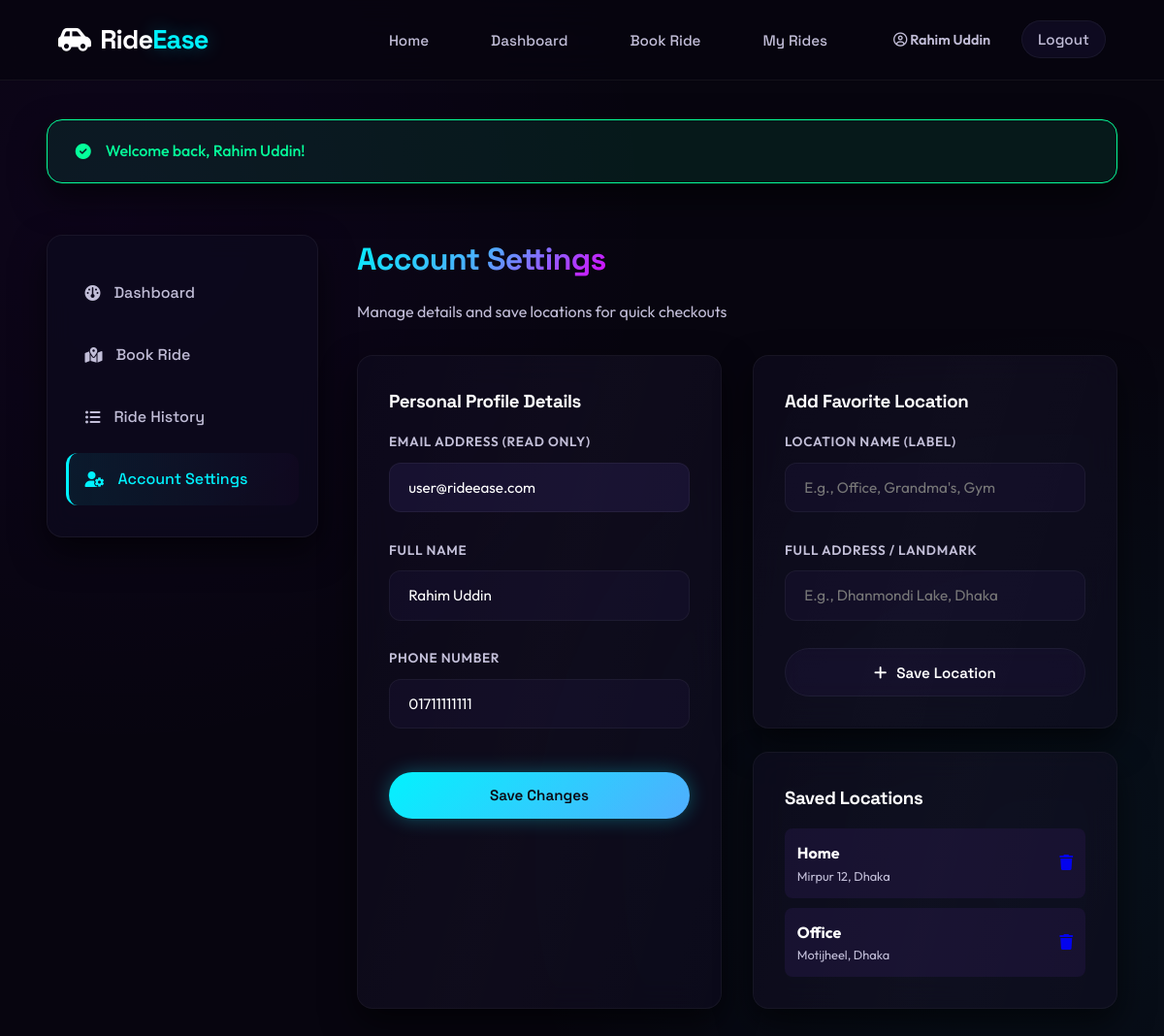
The app's page /passenger/profile.php (signed in) with its own data.
### tables this page shows
CREATE TABLE IF NOT EXISTS users (
    id INT AUTO_INCREMENT PRIMARY KEY,
    name VARCHAR(100) NOT NULL,
    email VARCHAR(150) NOT NULL UNIQUE,
    phone VARCHAR(20) NOT NULL,
    password_hash VARCHAR(255) NOT NULL,
    role ENUM('passenger','driver','admin') NOT NULL DEFAULT 'passenger',
    profile_pic VARCHAR(255) DEFAULT NULL,
    is_active TINYINT(1) NOT NULL DEFAULT 1,
    created_at DATETIME NOT NULL DEFAULT CURRENT_TIMESTAMP,
    updated_at DATETIME NOT NULL DEFAULT CURRENT_TIMESTAMP ON UPDATE CURRENT_TIMESTAMP
);

CREATE TABLE IF NOT EXISTS favorite_locations (
    id INT AUTO_INCREMENT PRIMARY KEY,
    user_id INT NOT NULL,
    label VARCHAR(50) NOT NULL,
    address VARCHAR(255) NOT NULL,
    created_at DATETIME NOT NULL DEFAULT CURRENT_TIMESTAMP,
    FOREIGN KEY (user_id) REFERENCES users(id) ON DELETE CASCADE
);

### includes/auth_check.php (called while the page is built, shortened)
<?php
require_once __DIR__ . '/../config/session.php';
function verifyUserActiveState(): void {
    if (isLoggedIn()) {
        try {
            $db = getDB();
            $stmt = $db->prepare("SELECT is_active FROM users WHERE id = ?");
            $stmt->execute([currentUserId()]);
            $user = $stmt->fetch();
        } catch (PDOException $e) {
            error_log($e->getMessage());
        }
    }
}
verifyUserActiveState();

### config/session.php (called while the page is built, shortened)
<?php
function sanitize(string $input): string {
    return htmlspecialchars(trim($input), ENT_QUOTES, 'UTF-8');
}

### passenger/profile.php (the view, shortened to what this page needs)
<?php
require_once __DIR__ . '/../config/session.php';
$db = getDB();
$userId = currentUserId();
try {
    $userStmt = $db->prepare("SELECT * FROM users WHERE id = ?");
    $userStmt->execute([$userId]);
    $favStmt = $db->prepare("SELECT * FROM favorite_locations WHERE user_id = ?");
    $favStmt->execute([$userId]);
    $favorites = $favStmt->fetchAll();
} catch (PDOException $e) {
    setFlash('danger', "Failed to load database details.");
}
require_once __DIR__ . '/../includes/header.php';
?>
<div class="dashboard-layout">
    <aside class="sidebar">
        <ul class="sidebar-menu">
            <li><a href="dashboard.php"><i class="fa-solid fa-gauge"></i> Dashboard</a></li>
            <li><a href="book_ride.php"><i class="fa-solid fa-map-location-dot"></i> Book Ride</a></li>
            <li><a href="ride_history.php"><i class="fa-solid fa-list-ul"></i> Ride History</a></li>
            <li><a href="profile.php" class="active"><i class="fa-solid fa-user-gear"></i> Account Settings</a></li>
        </ul>
    </aside>
    <div class="dashboard-content">
        <h1 class="gradient-text">Account Settings</h1>
        <p class="text-secondary" style="margin-bottom: 2rem;">Manage details and save locations for quick checkouts</p>
        <div class="grid-2">
            <div class="card">
                <h3>Personal Profile Details</h3>
                <form action="profile.php" method="POST" style="margin-top: 1rem;">
                    <div class="form-group">
                        <label for="email">Email Address (Read Only)</label>
                        <input type="email" id="email" class="form-control" value="<?php echo sanitize($user['email']); ?>" disabled style="background-color: var(--bg-tertiary);">
                    </div>
                    <div class="form-group">
                        <label for="name">Full Name</label>
                        <input type="text" name="name" id="name" class="form-control" required value="<?php echo sanitize($user['name']); ?>">
                    </div>
                    <div class="form-group">
                        <label for="phone">Phone Number</label>
                        <input type="text" name="phone" id="phone" class="form-control" required value="<?php echo sanitize($user['phone']); ?>">
                    </div>
                    <button type="submit" name="update_profile" class="btn btn-primary" style="width:100%; margin-top:1rem;">Save Changes</button>
                </form>
            </div>
            <div>
                <div class="card" style="margin-bottom: 1.5rem;">
                    <h3>Add Favorite Location</h3>
                    <form action="profile.php" method="POST" style="margin-top:1rem;">
                        <div class="form-group">
                            <label for="label">Location Name (Label)</label>
                            <input type="text" name="label" id="label" class="form-control" placeholder="E.g., Office, Grandma's, Gym" required>
                        </div>
                        <div class="form-group">
                            <label for="address">Full Address / Landmark</label>
                            <input type="text" name="address" id="address" class="form-control" placeholder="E.g., Dhanmondi Lake, Dhaka" required>
                        </div>
                        <button type="submit" name="add_favorite" class="btn btn-secondary" style="width:100%;"><i class="fa-solid fa-plus"></i> Save Location</button>
                    </form>
                </div>
                <div class="card">
                    <h3>Saved Locations</h3>
                    <div style="margin-top:1rem;">
                        <?php if (empty($favorites)): ?>
                            <p class="text-muted" style="font-size:0.9rem;">No favorite locations saved yet.</p>
                        <?php else: ?>
                            <ul style="list-style:none; padding:0; display:flex; flex-direction:column; gap:10px;">
                                <?php foreach ($favorites as $fav): ?>
                                    <li style="display:flex; justify-content:space-between; align-items:center; background-color: var(--bg-tertiary); padding: 0.8rem; border-radius: 8px; border:1px solid var(--border-color);">
                                        <div>
                                            <strong style="color:var(--accent-cyan);"><?php echo sanitize($fav['label']); ?></strong>
                                            <div style="font-size:0.8rem;" class="text-secondary"><?php echo sanitize($fav['address']); ?></div>
                                        </div>
                                        <a href="profile.php?del_fav=<?php echo $fav['id']; ?>" class="text-danger" style="text-decoration:none;" onclick="return confirm('Remove favorite location?');">
                                            <i class="fa-solid fa-trash"></i>
                                        </a>
                                    </li>
                                <?php endforeach; ?>
                            </ul>
                        <?php endif; ?>
                    </div>
                </div>
            </div>
        </div>
    </div>
</div>

### assets/css/style.css (style rules this page uses)
:root { --bg-primary: #07050f; --bg-secondary: #0e0a1f; --bg-tertiary: #150f2e; --accent-cyan-start: #00f2fe; --accent-cyan-end: #4facfe; --accent-purple-start: #7f00ff; --accent-purple-end: #e100ff; --text-primary: #ffffff; --text-secondary: #c2bed8; --text-muted: #635d82; --success: #05ff9b; --warning: #ffcc00; --danger: #ff2a5f; --border-glass: rgba(255, 255, 255, 0.05); --border-highlight: rgba(0, 242, 254, 0.25); --font-heading: 'Space Grotesk', sans-serif; --font-body: 'Outfit', sans-serif; --shadow-cyan: 0 0 20px rgba(0, 242, 254, 0.3); --shadow-purple: 0 0 20px rgba(225, 0, 255, 0.25); --shadow-danger: 0 0 25px rgba(255, 42, 95, 0.4); --shadow-card: 0 15px 35px rgba(0, 0, 0, 0.6); --transition-premium: all 0.4s cubic-bezier(0.16, 1, 0.3, 1); --radius-premium: 16px; }
* { margin: 0; padding: 0; box-sizing: border-box; scroll-behavior: smooth; }
body { background-color: var(--bg-primary); color: var(--text-primary); font-family: var(--font-body); line-height: 1.6; overflow-x: hidden; }
h1, h2, h3, h4, h5, h6 { font-family: var(--font-heading); font-weight: 700; letter-spacing: -0.02em; margin-bottom: 1rem; }
.gradient-text { background: linear-gradient(135deg, var(--accent-cyan-start), var(--accent-cyan-end) 50%, var(--accent-purple-end)); -webkit-background-clip: text; -webkit-text-fill-color: transparent; background-clip: text; display: inline-block; }
.text-secondary { color: var(--text-secondary); }
.card { background: rgba(14, 10, 31, 0.6); backdrop-filter: blur(16px); -webkit-backdrop-filter: blur(16px); border: 1px solid var(--border-glass); border-radius: var(--radius-premium); padding: 2rem; box-shadow: var(--shadow-card); transition: var(--transition-premium); position: relative; overflow: hidden; }
.card::after { content: ''; position: absolute; top: 0; left: -50%; width: 200%; height: 100%; background: linear-gradient(90deg, transparent, rgba(255, 255, 255, 0.02), transparent); transform: skewX(-15deg); transition: 0.75s; pointer-events: none; }
.btn { display: inline-flex; align-items: center; justify-content: center; padding: 0.9rem 2rem; border-radius: 40px; font-family: var(--font-heading); font-weight: 600; font-size: 0.95rem; cursor: pointer; transition: var(--transition-premium); border: none; text-decoration: none; gap: 10px; position: relative; overflow: hidden; }
.btn-primary { background: linear-gradient(135deg, var(--accent-cyan-start), var(--accent-cyan-end)); color: var(--bg-primary); box-shadow: var(--shadow-cyan); }
.btn-secondary { background: rgba(21, 15, 46, 0.6); backdrop-filter: blur(8px); color: var(--text-primary); border: 1px solid var(--border-glass); }
.form-group { margin-bottom: 1.8rem; }
.form-group label { display: block; font-size: 0.85rem; font-weight: 600; color: var(--text-secondary); margin-bottom: 0.6rem; letter-spacing: 0.05em; text-transform: uppercase; }
.form-control { width: 100%; padding: 0.95rem 1.2rem; background-color: rgba(21, 15, 46, 0.5); border: 1px solid var(--border-glass); border-radius: 12px; color: var(--text-primary); font-family: var(--font-body); font-size: 0.95rem; transition: var(--transition-premium); }
.dashboard-layout { display: grid; grid-template-columns: 280px 1fr; gap: 2.5rem; padding: 1.5rem 0; }
.sidebar { background: rgba(14, 10, 31, 0.7); backdrop-filter: blur(12px); -webkit-backdrop-filter: blur(12px); border: 1px solid var(--border-glass); border-radius: var(--radius-premium); padding: 2rem 1.2rem; height: fit-content; box-shadow: var(--shadow-card); }
.sidebar-menu { display: flex; flex-direction: column; gap: 0.6rem; list-style: none; }
.sidebar-menu a { display: flex; align-items: center; gap: 14px; padding: 0.9rem 1.2rem; color: var(--text-secondary); text-decoration: none; border-radius: 12px; font-family: var(--font-heading); font-weight: 500; transition: var(--transition-premium); }
.sidebar-menu a:hover, .sidebar-menu a.active { background: linear-gradient(90deg, rgba(0, 242, 254, 0.08), rgba(225, 0, 255, 0.02)); color: var(--accent-cyan-start); border-left: 3px solid var(--accent-cyan-start); padding-left: calc(1.2rem - 3px); }
.grid-2 { display: grid; grid-template-columns: repeat(2, 1fr); gap: 2rem; }

### records on screen
users: email "user@rideease.com", name "Rahim Uddin", phone "01711111111"
favorite_locations: label "Home", address "Mirpur 12, Dhaka"
favorite_locations: label "Office", address "Motijheel, Dhaka"

### other values on screen
currentUserName() "Rahim Uddin"
$flash['message'] "Welcome back, Rahim Uddin!"
